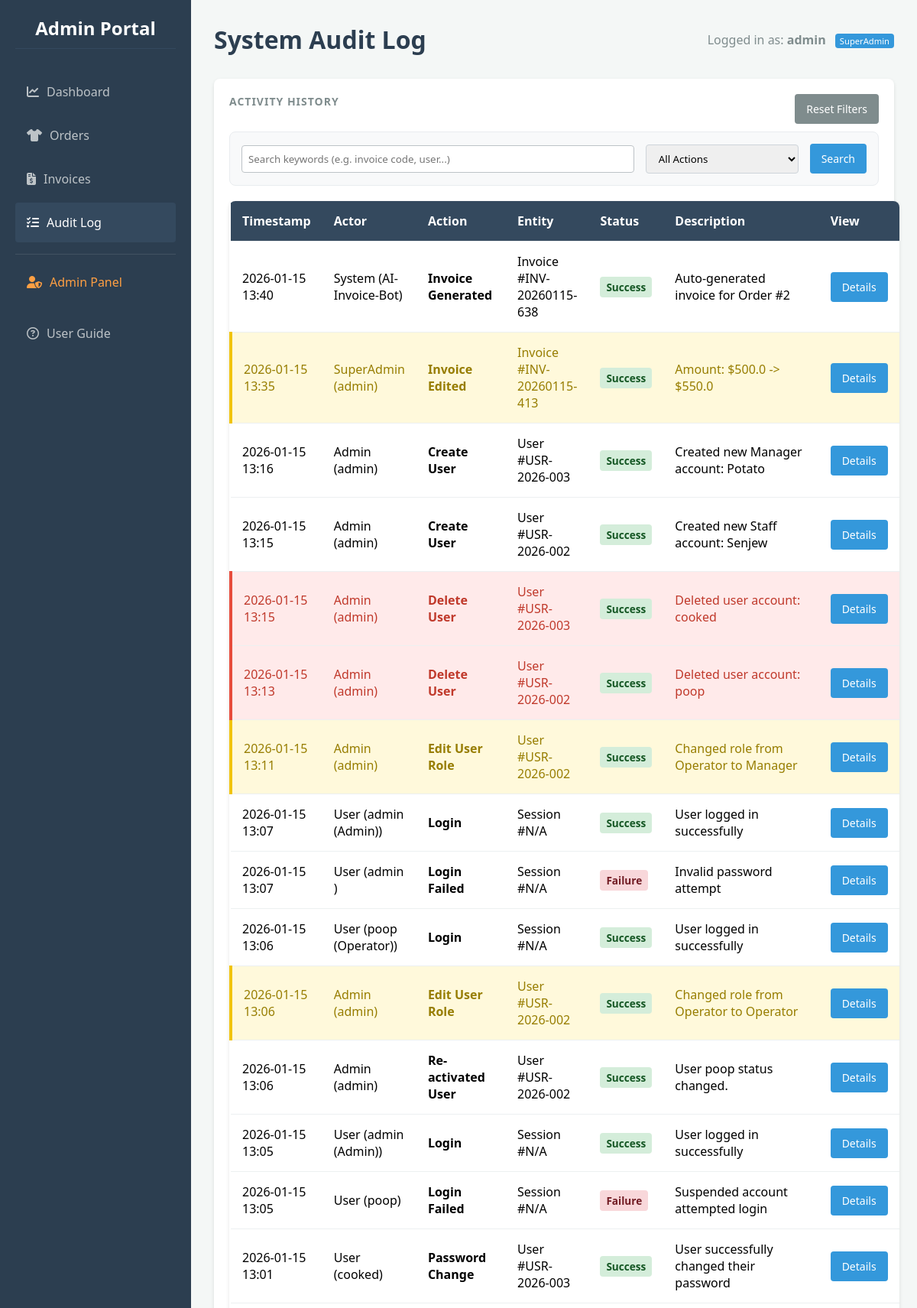
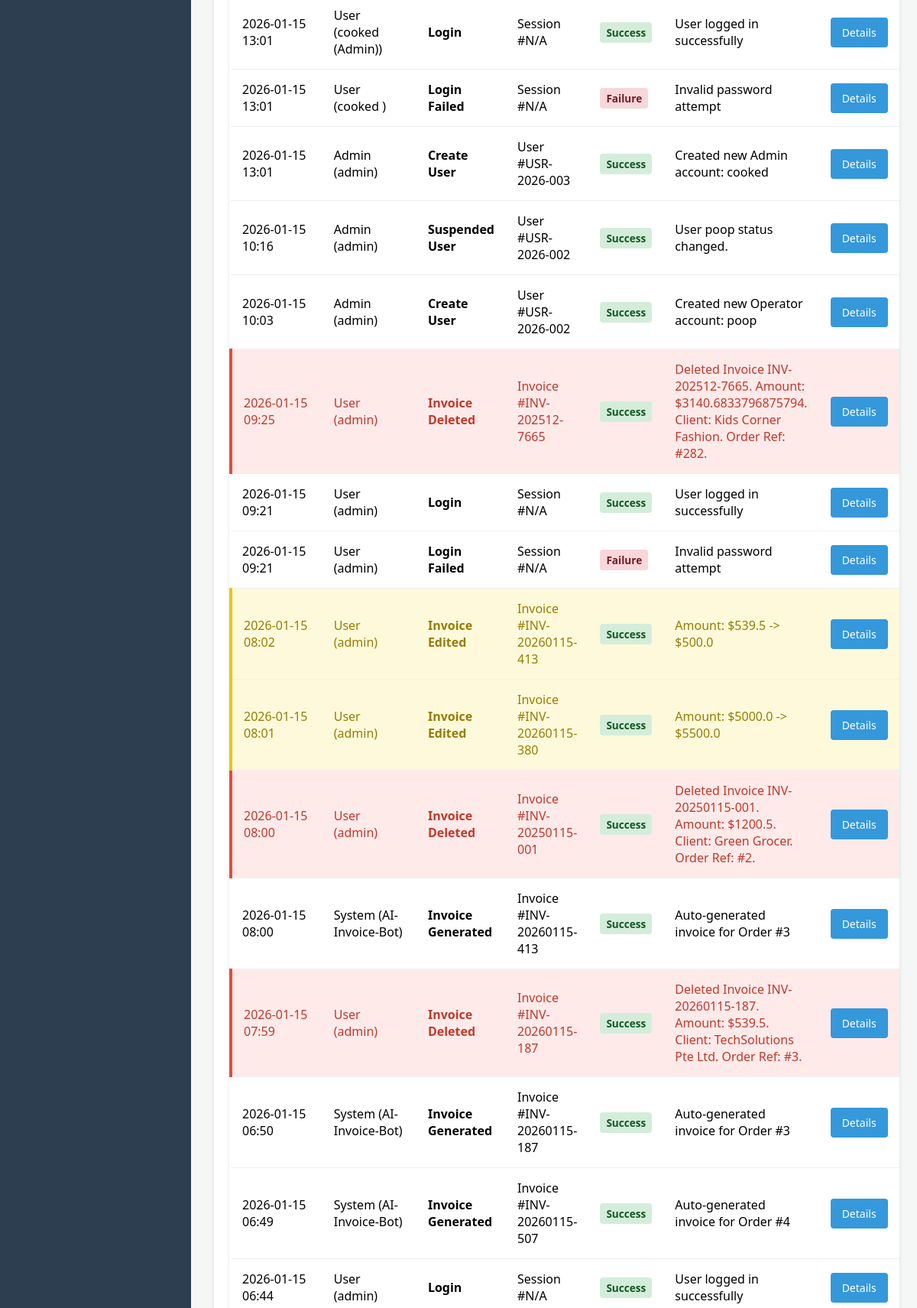
The app's page /audit (signed in, upper part) with its own data (2 pictures, top to bottom).
### app.py (models this page shows)
class User(db.Model):
    id = db.Column(db.Integer, primary_key=True)
    custom_id = db.Column(db.String(50), unique=True)
    username = db.Column(db.String(100), unique=True, nullable=False)
    password = db.Column(db.String(100), nullable=False)
    role = db.Column(db.String(20), default='Staff')
    is_suspended = db.Column(db.Boolean, default=False)
    must_change_password = db.Column(db.Boolean, default=False)

class AuditLog(db.Model):
    id = db.Column(db.Integer, primary_key=True)
    timestamp = db.Column(db.DateTime, default=datetime.utcnow)
    actor_type = db.Column(db.String(50), default='System')
    actor_id = db.Column(db.String(50))
    action = db.Column(db.String(100), nullable=False)
    entity_type = db.Column(db.String(50))
    entity_id = db.Column(db.String(50))
    status = db.Column(db.String(50))
    description = db.Column(db.String(255))

### app.py (the view)
@app.route('/audit')
def audit_log():
    if 'user_id' not in session: return redirect(url_for('login'))
    search_q = request.args.get('q', '')
    action_filter = request.args.get('action_type', '')
    query = AuditLog.query
    if search_q:
        search_term = f"%{search_q}%"
        query = query.filter(or_(AuditLog.description.like(search_term), AuditLog.action.like(search_term), AuditLog.actor_id.like(search_term), AuditLog.entity_id.like(search_term)))
    if action_filter and action_filter != 'All':
        query = query.filter(AuditLog.action == action_filter)
    logs = query.order_by(AuditLog.timestamp.desc()).all()
    unique_actions = [r.action for r in db.session.query(AuditLog.action).distinct()]
    return render_template('audit_log.html', logs=logs, unique_actions=unique_actions)

### app.py (called while the page is built)
@app.before_request
def load_user():
    g.user = None
    if 'user_id' in session: g.user = User.query.get(session['user_id'])

### templates/audit_log.html (shortened to what this page needs)
{% extends "base.html" %}
{% block header %}
    System Audit Log
{% endblock %}
{% block content %}
<div class="card">
    <div style="display: flex; justify-content: space-between; margin-bottom: 10px;">
        <h3>Activity History</h3>
        <a href="{{ url_for('audit_log') }}" class="btn btn-sm btn-secondary">Reset Filters</a>
    </div>
    <form method="GET" action="{{ url_for('audit_log') }}" class="filter-bar">
        <input type="text" name="q" class="filter-input" placeholder="Search keywords (e.g. invoice code, user...)" value="{{ request.args.get('q', '') }}">
        <select name="action_type" class="filter-select" onchange="this.form.submit()">
            <option value="All">All Actions</option>
        </select>
        <button type="submit" class="btn btn-primary">Search</button>
    </form>
    <table class="table">
        <thead>
            <tr>
                <th>Timestamp</th>
                <th>Actor</th>
                <th>Action</th>
                <th>Entity</th>
                <th>Status</th>
                <th>Description</th>
                <th>View</th>
            </tr>
        </thead>
        <tbody>
            {% for log in logs %}
            <tr class="{% if 'Delete' in log.action %}row-danger{% elif 'Edit' in log.action %}row-warning{% endif %}">
                <td>{{ log.timestamp.strftime('%Y-%m-%d %H:%M') }}</td>
                <td>{{ log.actor_type }} ({{ log.actor_id }})</td>
                <td><strong>{{ log.action }}</strong></td>
                <td>{{ log.entity_type }} #{{ log.entity_id }}</td>
                <td>
                    <span class="status-badge status-{{ log.status }}">{{ log.status }}</span>
                </td>
                <td>{{ log.description }}</td>
                <td>
                    <a href="{{ url_for('audit_details', log_id=log.id) }}" class="btn btn-sm btn-primary">Details</a>
                </td>
            </tr>
            {% else %}
            <tr>
                <td colspan="7" style="text-align: center;">
                    No audit records found matching your criteria.
                </td>
            </tr>
            {% endfor %}
        </tbody>
    </table>
</div>
{% endblock %}

### templates/base.html (shortened to what this page needs)
<!DOCTYPE html>
<html lang="en">
<head>
    <link rel="stylesheet" href="https://cdnjs.cloudflare.com/ajax/libs/font-awesome/6.4.0/css/all.min.css">
    <link rel="stylesheet" href="{{ url_for('static', filename='style.css') }}">
</head>
<body>
    <nav class="sidebar">
        <h2>Admin Portal</h2>
        <a href="{{ url_for('dashboard') }}" class="{{ 'active' if request.path == '/dashboard' else '' }}">
            <i class="fa-solid fa-chart-line" style="margin-right: 10px;"></i>Dashboard
        </a>
        <a href="{{ url_for('orders') }}" class="{{ 'active' if request.path == '/orders' else '' }}">
            <i class="fa-solid fa-shirt" style="margin-right: 10px;"></i>Orders
        </a>
        <a href="{{ url_for('invoices') }}" class="{{ 'active' if request.path == '/invoices' else '' }}">
            <i class="fa-solid fa-file-invoice-dollar" style="margin-right: 10px;"></i>Invoices
        </a>
        <a href="{{ url_for('audit_log') }}" class="{{ 'active' if request.path == '/audit' else '' }}">
            <i class="fa-solid fa-list-check" style="margin-right: 10px;"></i>Audit Log
        </a>
        {% if g.user and g.user.role == 'SuperAdmin' %}
            <div style="border-top: 1px solid rgba(255,255,255,0.1); margin: 10px 0; padding-top: 10px;">
                <a href="{{ url_for('admin_panel') }}" class="{{ 'active' if request.path.startswith('/admin') else '' }}" style="color: #ff9f43;">
                    <i class="fa-solid fa-user-shield" style="margin-right: 10px;"></i>Admin Panel
                </a>
            </div>
        {% endif %}
        <a href="{{ url_for('guide') }}" class="{{ 'active' if request.path == '/guide' else '' }}">
            <i class="fa-regular fa-circle-question" style="margin-right: 10px;"></i>User Guide
        </a>
    </nav>
    <div class="main-content">
        <div class="header">
            <h1>{% block header %}{% endblock %}</h1>
            <div class="user-info" style="color: #7f8c8d;">
                {% if g.user %}
                    Logged in as: <strong>{{ g.user.username }}</strong>
                    <span class="role-badge" style="background-color: #3498db; color: white;">{{ g.user.role }}</span>
                {% else %}
                    Guest
                {% endif %}
            </div>
        </div>
        <div class="content-area">
            {% block content %}{% endblock %}
        </div>
    </div>
</body>
</html>

### static/style.css (style rules this page uses)
* { box-sizing: border_box; margin: 0; padding: 0; font-family: 'Segoe UI', Tahoma, Geneva, Verdana, sans-serif; }
body { background-color: #f4f7f6; display: flex; min-height: 100vh; }
.sidebar { width: 250px; background-color: #2c3e50; color: white; padding: 20px; display: flex; flex-direction: column; }
.sidebar h2 { margin-bottom: 30px; font-size: 24px; text-align: center; border-bottom: 1px solid #34495e; padding-bottom: 10px; }
.sidebar a { color: #bdc3c7; text-decoration: none; padding: 15px; margin-bottom: 5px; border-radius: 4px; transition: 0.3s; }
.sidebar a:hover, .sidebar a.active { background-color: #34495e; color: white; }
.main-content { flex: 1; padding: 30px; overflow-y: auto; }
.header { display: flex; justify-content: space-between; align-items: center; margin-bottom: 30px; }
.card { background: white; padding: 20px; border-radius: 8px; box-shadow: 0 2px 5px rgba(0,0,0,0.1); text-align: center; }
.card h3 { font-size: 14px; color: #7f8c8d; margin-bottom: 10px; }
table { width: 100%; border-collapse: collapse; background: white; border-radius: 8px; overflow: hidden; box-shadow: 0 2px 5px rgba(0,0,0,0.1); }
th, td { padding: 15px; text-align: left; border-bottom: 1px solid #ecf0f1; }
th { background-color: #34495e; color: white; }
.btn { padding: 10px 15px; border-radius: 4px; text-decoration: none; color: white; border: none; cursor: pointer; font-size: 14px; }
.btn-primary { background-color: #3498db; }
.filter-bar { background: white; padding: 15px; margin-bottom: 20px; border-radius: 8px; display: flex; gap: 10px; align-items: center; }
input[type="text"], select { padding: 8px; border: 1px solid #bdc3c7; border-radius: 4px; }

### templates/base.html (style rules this page uses)
* { box-sizing: border-box; margin: 0; padding: 0; font-family: 'Segoe UI', Tahoma, Geneva, Verdana, sans-serif; }
body { background-color: #f4f7f6; display: flex; min-height: 100vh; }
.sidebar { width: 250px; background-color: #2c3e50; color: white; padding: 20px; display: flex; flex-direction: column; flex-shrink: 0; }
.sidebar h2 { margin-bottom: 30px; font-size: 24px; text-align: center; border-bottom: 1px solid #34495e; padding-bottom: 10px; }
.sidebar a { color: #bdc3c7; text-decoration: none; padding: 15px; margin-bottom: 5px; border-radius: 4px; transition: 0.3s; display: block; }
.sidebar a:hover, .sidebar a.active { background-color: #34495e; color: white; }
.main-content { flex: 1; padding: 30px; overflow-y: auto; }
.header { display: flex; justify-content: space-between; align-items: center; margin-bottom: 30px; }
.header h1 { color: #2c3e50; }
.card { background: white; padding: 20px; border-radius: 8px; box-shadow: 0 2px 5px rgba(0,0,0,0.1); text-align: center; }
.card h3 { font-size: 14px; color: #7f8c8d; margin-bottom: 10px; text-transform: uppercase; letter-spacing: 1px; }
.role-badge { font-size: 0.7em; padding: 2px 6px; border-radius: 4px; background: rgba(255,255,255,0.2); margin-left: 8px; vertical-align: middle; }
.btn { border: none; color: white; cursor: pointer; display: inline-block; text-align: center; text-decoration: none; }
.btn-primary { background-color: #3498db; }
.btn-secondary { background-color: #7f8c8d; }

### templates/audit_log.html (style rules this page uses)
.row-danger { background-color: #ffeaea !important; border-left: 4px solid #e74c3c; }
.row-danger td { color: #c0392b; }
.row-warning { background-color: #fff9db !important; border-left: 4px solid #f1c40f; }
.row-warning td { color: #977d00; }
.status-badge { display: inline-block; padding: 4px 8px; border-radius: 4px; font-size: 0.85em; font-weight: bold; }
.status-Success { background: #d4edda; color: #155724; }
.status-Failure { background: #f8d7da; color: #721c24; }
.filter-bar { display: flex; gap: 15px; background: #f8f9fa; padding: 15px; border-radius: 8px; margin-bottom: 20px; align-items: center; border: 1px solid #e9ecef; }
.filter-input { padding: 8px 12px; border: 1px solid #ced4da; border-radius: 4px; flex: 1; }
.filter-select { padding: 8px 12px; border: 1px solid #ced4da; border-radius: 4px; min-width: 200px; }

### records on screen
User: user.username "admin", user.role "SuperAdmin"
AuditLog: timestamp "2026-01-15 13:40", actor_type "System", actor_id "AI-Invoice-Bot", action "Invoice Generated", entity_type "Invoice", entity_id "INV-20260115-638", status "Success", description "Auto-generated invoice for Order #2"
AuditLog: timestamp "2026-01-15 13:35", actor_type "SuperAdmin", actor_id "admin", action "Invoice Edited", entity_type "Invoice", entity_id "INV-20260115-413", status "Success", description "Amount: $500.0 -> $550.0"
AuditLog: timestamp "2026-01-15 13:16", actor_type "Admin", actor_id "admin", action "Create User", entity_type "User", entity_id "USR-2026-003", status "Success", description "Created new Manager account: Potato"
AuditLog: timestamp "2026-01-15 13:15", actor_type "Admin", actor_id "admin", action "Create User", entity_type "User", entity_id "USR-2026-002", status "Success", description "Created new Staff account: Senjew"
AuditLog: timestamp "2026-01-15 13:15", actor_type "Admin", actor_id "admin", action "Delete User", entity_type "User", entity_id "USR-2026-003", status "Success", description "Deleted user account: cooked"
AuditLog: timestamp "2026-01-15 13:13", actor_type "Admin", actor_id "admin", action "Delete User", entity_type "User", entity_id "USR-2026-002", status "Success", description "Deleted user account: poop"
AuditLog: timestamp "2026-01-15 13:11", actor_type "Admin", actor_id "admin", action "Edit User Role", entity_type "User", entity_id "USR-2026-002", status "Success", description "Changed role from Operator to Manager"
AuditLog: timestamp "2026-01-15 13:07", actor_type "User", actor_id "admin (Admin)", action "Login", entity_type "Session", entity_id "N/A", status "Success", description "User logged in successfully"
AuditLog: timestamp "2026-01-15 13:07", actor_type "User", actor_id "admin", action "Login Failed", entity_type "Session", entity_id "N/A", status "Failure", description "Invalid password attempt"
AuditLog: timestamp "2026-01-15 13:06", actor_type "User", actor_id "poop (Operator)", action "Login", entity_type "Session", entity_id "N/A", status "Success", description "User logged in successfully"
AuditLog: timestamp "2026-01-15 13:06", actor_type "Admin", actor_id "admin", action "Edit User Role", entity_type "User", entity_id "USR-2026-002", status "Success", description "Changed role from Operator to Operator"
AuditLog: timestamp "2026-01-15 13:06", actor_type "Admin", actor_id "admin", action "Re-activated User", entity_type "User", entity_id "USR-2026-002", status "Success", description "User poop status changed."
AuditLog: timestamp "2026-01-15 13:05", actor_type "User", actor_id "admin (Admin)", action "Login", entity_type "Session", entity_id "N/A", status "Success", description "User logged in successfully"
AuditLog: timestamp "2026-01-15 13:05", actor_type "User", actor_id "poop", action "Login Failed", entity_type "Session", entity_id "N/A", status "Failure", description "Suspended account attempted login"
AuditLog: timestamp "2026-01-15 13:01", actor_type "User", actor_id "cooked", action "Password Change", entity_type "User", entity_id "USR-2026-003", status "Success", description "User successfully changed their password"
AuditLog: timestamp "2026-01-15 13:01", actor_type "User", actor_id "cooked (Admin)", action "Login", entity_type "Session", entity_id "N/A", status "Success", description "User logged in successfully"
AuditLog: timestamp "2026-01-15 13:01", actor_type "User", actor_id "cooked", action "Login Failed", entity_type "Session", entity_id "N/A", status "Failure", description "Invalid password attempt"
AuditLog: timestamp "2026-01-15 13:01", actor_type "Admin", actor_id "admin", action "Create User", entity_type "User", entity_id "USR-2026-003", status "Success", description "Created new Admin account: cooked"
AuditLog: timestamp "2026-01-15 10:16", actor_type "Admin", actor_id "admin", action "Suspended User", entity_type "User", entity_id "USR-2026-002", status "Success", description "User poop status changed."
AuditLog: timestamp "2026-01-15 10:03", actor_type "Admin", actor_id "admin", action "Create User", entity_type "User", entity_id "USR-2026-002", status "Success", description "Created new Operator account: poop"
AuditLog: timestamp "2026-01-15 09:25", actor_type "User", actor_id "admin", action "Invoice Deleted", entity_type "Invoice", entity_id "INV-202512-7665", status "Success", description "Deleted Invoice INV-202512-7665. Amount: $3140.6833796875794. Client: Kids Corner Fashion. Order Ref: #282."
AuditLog: timestamp "2026-01-15 09:21", actor_type "User", actor_id "admin", action "Login", entity_type "Session", entity_id "N/A", status "Success", description "User logged in successfully"
AuditLog: timestamp "2026-01-15 09:21", actor_type "User", actor_id "admin", action "Login Failed", entity_type "Session", entity_id "N/A", status "Failure", description "Invalid password attempt"
AuditLog: timestamp "2026-01-15 08:02", actor_type "User", actor_id "admin", action "Invoice Edited", entity_type "Invoice", entity_id "INV-20260115-413", status "Success", description "Amount: $539.5 -> $500.0"
AuditLog: timestamp "2026-01-15 08:01", actor_type "User", actor_id "admin", action "Invoice Edited", entity_type "Invoice", entity_id "INV-20260115-380", status "Success", description "Amount: $5000.0 -> $5500.0"
AuditLog: timestamp "2026-01-15 08:00", actor_type "User", actor_id "admin", action "Invoice Deleted", entity_type "Invoice", entity_id "INV-20250115-001", status "Success", description "Deleted Invoice INV-20250115-001. Amount: $1200.5. Client: Green Grocer. Order Ref: #2."
AuditLog: timestamp "2026-01-15 08:00", actor_type "System", actor_id "AI-Invoice-Bot", action "Invoice Generated", entity_type "Invoice", entity_id "INV-20260115-413", status "Success", description "Auto-generated invoice for Order #3"
AuditLog: timestamp "2026-01-15 07:59", actor_type "User", actor_id "admin", action "Invoice Deleted", entity_type "Invoice", entity_id "INV-20260115-187", status "Success", description "Deleted Invoice INV-20260115-187. Amount: $539.5. Client: TechSolutions Pte Ltd. Order Ref: #3."
AuditLog: timestamp "2026-01-15 06:50", actor_type "System", actor_id "AI-Invoice-Bot", action "Invoice Generated", entity_type "Invoice", entity_id "INV-20260115-187", status "Success", description "Auto-generated invoice for Order #3"
AuditLog: timestamp "2026-01-15 06:49", actor_type "System", actor_id "AI-Invoice-Bot", action "Invoice Generated", entity_type "Invoice", entity_id "INV-20260115-507", status "Success", description "Auto-generated invoice for Order #4"
AuditLog: timestamp "2026-01-15 06:44", actor_type "User", actor_id "admin", action "Login", entity_type "Session", entity_id "N/A", status "Success", description "User logged in successfully"
